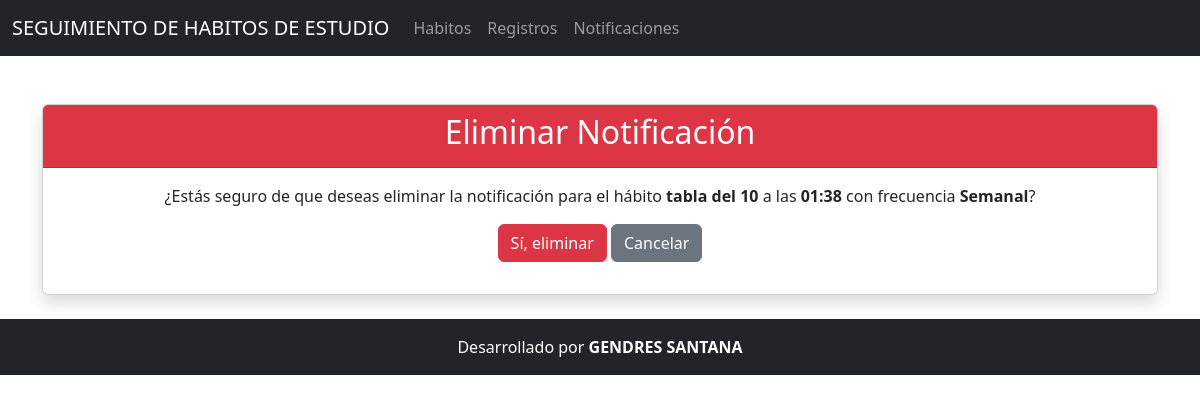
The app's page /notificaciones/eliminar/1/ with its own data.
### Aplicaciones/Seguimiento/models.py (models this page shows, shortened)
class Notificacion(models.Model):
    habito = models.OneToOneField(Habito, on_delete=models.CASCADE, related_name='notificacion')
    hora = models.TimeField()
    frecuencia = models.CharField(max_length=20, choices=[('Diaria', 'Diaria'), ('Semanal', 'Semanal')])

class Habito(models.Model):
    TIPOS_HABITO = [
        ('Estudio', 'Estudio'),
        ('Lectura', 'Lectura'),
        ('Descanso', 'Descanso'),
    ]
    nombre = models.CharField(max_length=100)
    descripcion = models.TextField(blank=True, null=True)
    tipo = models.CharField(max_length=20, choices=TIPOS_HABITO)
    meta_diaria = models.FloatField(help_text="Meta diaria en horas")
    estado = models.BooleanField(default=True)  # Activo o Inactivo

### Aplicaciones/Seguimiento/views.py (the view)
# urls.py: path('notificaciones/eliminar/<int:pk>/', views.eliminar_notificacion, name='eliminar_notificacion'),
def eliminar_notificacion(request, pk):
    notificacion = get_object_or_404(Notificacion, pk=pk)
    if request.method == 'POST':
        notificacion.delete()
        return redirect('listar_notificaciones')
    return render(request, 'notificaciones/eliminar.html', {'notificacion': notificacion})

### Aplicaciones/Seguimiento/templates/notificaciones/eliminar.html (shortened to what this page needs)
{% extends "plantilla.html" %}
{% block contenido %}
<div class="container mt-5 text-center">
    <div class="card shadow">
        <div class="card-header bg-danger text-white">
            <h2>Eliminar Notificación</h2>
        </div>
        <div class="card-body">
            <p>¿Estás seguro de que deseas eliminar la notificación para el hábito <strong>{{ notificacion.habito.nombre }}</strong> a las <strong>{{ notificacion.hora }}</strong> con frecuencia <strong>{{ notificacion.frecuencia }}</strong>?</p>
            <form method="post">
                <button type="submit" class="btn btn-danger">
                     Sí, eliminar
                </button>
                <a href="{% url 'listar_notificaciones' %}" class="btn btn-secondary">
                     Cancelar
                </a>
            </form>
        </div>
    </div>
</div>
{% endblock %}

### records on screen
Notificacion: habito.nombre "tabla del 10", hora "01:38", frecuencia "Semanal"
